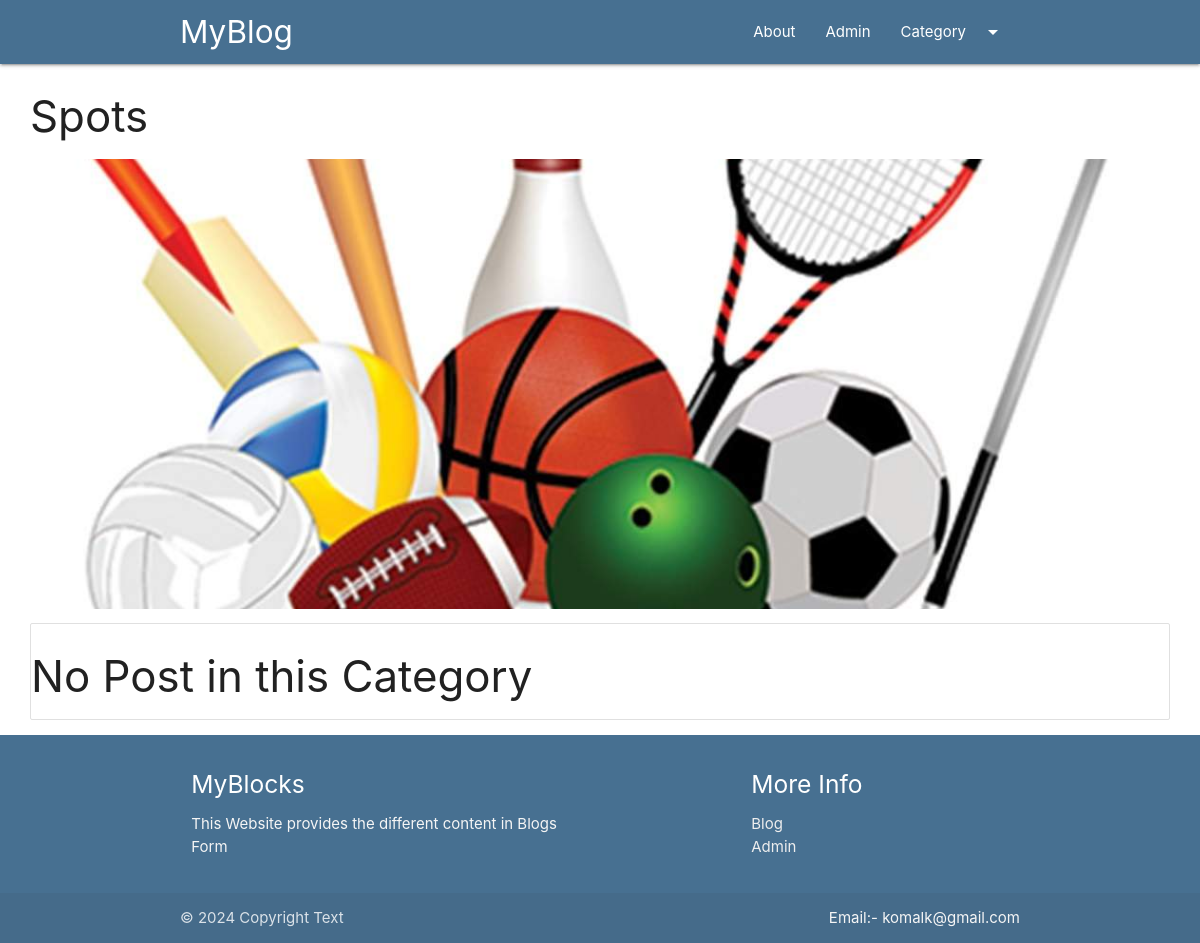
/blog/category/sports, run on the app's committed database.
### blog/models.py (models this page shows, shortened)
class Category(models.Model):
    cat_id = models.AutoField(primary_key = True)
    title = models.CharField(max_length = 100)
    description = HTMLField()
    url = models.CharField(max_length= 100)
    image = models.ImageField(upload_to= 'category/')
    add_date = models.DateTimeField(auto_now_add= True, null=True)

### blog/views.py (the view)
# urls.py: path('category/<slug:url>', category)
def category(request, url):
    cat = Category.objects.get(url=url)
    posts = Post.objects.filter(cat=cat)
    return render(request, "category.html", {'cat': cat, 'posts': posts})

### template/category.html (shortened to what this page needs)
{% extends 'base.html' %}
{% block content %}
<div class="container-custom">
    <h3>{{cat.title}}</h3>
     <div class="img-container">
         <img src="/media/{{cat.image}}" class="responsive-img " alt="" style="max-height:450px;width:100%;object-fit:cover;"/>
     </div>
      <div class="collection">
          {%for p in posts%}
             <a href="/blog/post/{{p.url}}" class="collection-item">{{p.title}}</a>
             {% empty %}
               <h3>No Post in this Category</h3>
          {%endfor%}
      </div>
</div>
{% endblock %}

### blog/static/css/style.css (style rules this page uses)
.container-custom { width: 95%!important; margin: auto; }

### data on the page
Category: title "Spots", image (picture)
